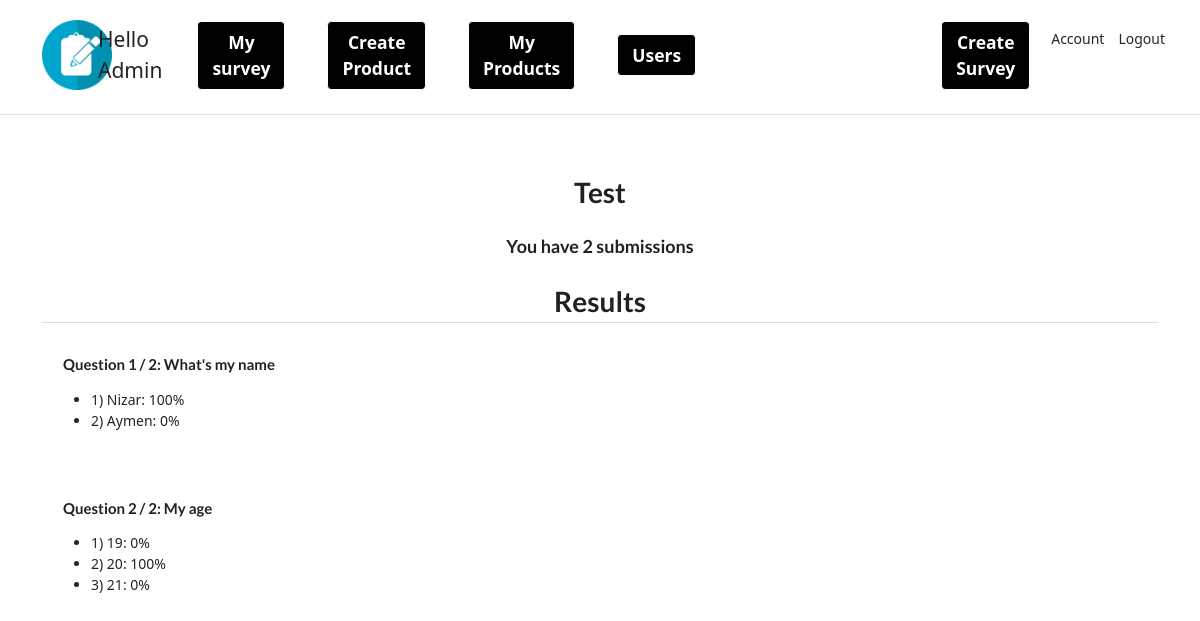
/surveys/1/ (signed in), run on an earlier commit of the app's database.
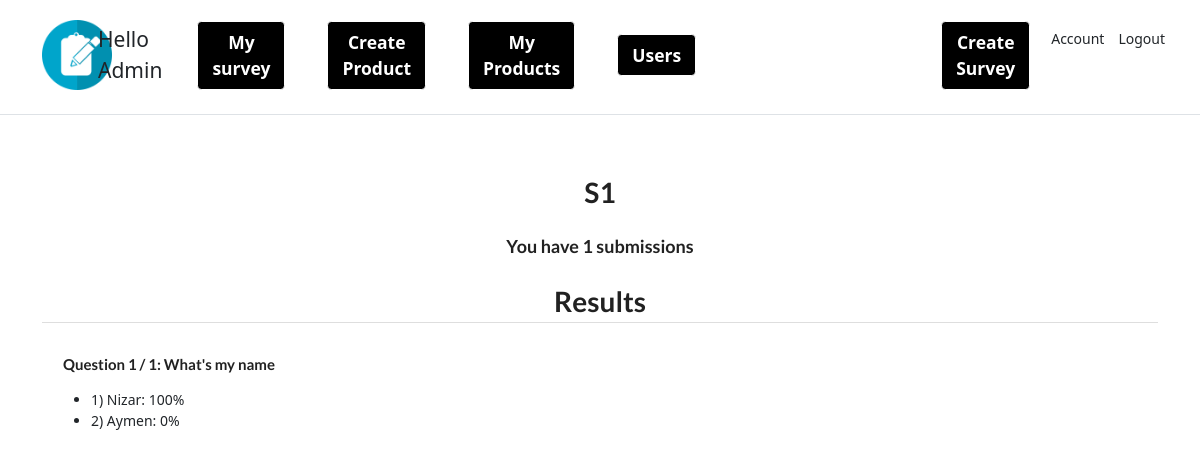
And on a later commit of the database.
### survey/models.py (models this page shows)
class Survey(models.Model):
    title = models.CharField(max_length=64)
    is_active = models.BooleanField(default=False)
    creator = models.ForeignKey(Account, on_delete=models.CASCADE)
    created_at = models.DateTimeField(default=timezone.now)
    points = models.IntegerField(default=0)

class Question(models.Model):
    survey = models.ForeignKey(Survey, on_delete=models.CASCADE)
    prompt = models.CharField(max_length=128)

class Option(models.Model):
    question = models.ForeignKey(Question, on_delete=models.CASCADE)
    text = models.CharField(max_length=128)

### survey/views.py (the view)
# urls.py: path("surveys/<int:pk>/", detail, name="detail"),
@login_required
def detail(request, pk):
    if request.user.is_admin:
        try:
            survey = Survey.objects.prefetch_related("question_set__option_set").get(
                pk=pk, creator=request.user, is_active=True
            )
        except Survey.DoesNotExist:
            raise Http404()
        questions = survey.question_set.all()
        for question in questions:
            option_pks = question.option_set.values_list("pk", flat=True)
            total_answers = Answer.objects.filter(
                option_id__in=option_pks).count()
            for option in question.option_set.all():
                num_answers = Answer.objects.filter(option=option).count()
                option.percent = 100.0 * num_answers / total_answers if total_answers else 0
        host = request.get_host()
        public_path = reverse("start", args=[pk])
        public_url = f"{request.scheme}://{host}{public_path}"
        num_submissions = survey.submission_set.filter(
            is_complete=True).count()
        return render(
            request,
            "survey/detail.html",
            {
                "survey": survey,
                "public_url": public_url,
                "questions": questions,
                "num_submissions": num_submissions,
            },
        )
    else:
        return redirect("list")

### survey/templates/survey/detail.html (shortened to what this page needs)
{% extends "base.html" %}
{% block content %}
<div class="ui center aligned basic very padded segment">
    <h1 class="ui header">{{ survey.title }}</h1>
    <h3 class="ui header">You have {{ num_submissions }} submissions</h3>
    <h1 class="ui header dividing">Results</h1>
    {% for question in questions %}
    <div class="ui basic padded segment left aligned">
        <h4 class="ui header">
            Question {{ forloop.counter }} / {{ questions|length }}: {{ question.prompt }}
        </h4>
        <ul>
            {% for option in question.option_set.all %}
            <li>
                {{ forloop.counter }}) {{option.text}}: {{ option.percent|floatformat }}%
            </li>
            {% endfor %}
        </ul>
    </div>
    {% endfor %}
</div>
{% endblock %}

### templates/base.html (shortened to what this page needs)
<!DOCTYPE html>
<html lang="en">
  <head>
    <link rel="stylesheet" type="text/css"
    href="https://cdnjs.cloudflare.com/ajax/libs/semantic-ui/2.4.1/semantic.min.css">
    <link rel="stylesheet" href="https://stackpath.bootstrapcdn.com/bootstrap/4.4.1/css/bootstrap.min.css">
    {% include 'snippets/header.html' %}
  </head>
  <body>
    <div class="main">{% block content %}
      {% endblock content %}</div>
  </body>
</html>

### templates/snippets/header.html (shortened to what this page needs)
{% load static %}
<link
  href="https://cdn.jsdelivr.net/npm/bootstrap@5.1.3/dist/css/bootstrap.min.css"
  rel="stylesheet"
/>
<div
  class="d-flex flex-column flex-md-row align-items-center pb-1 mb-4 border-bottom"
>
{% if request.user.is_authenticated %}
{% if request.user.is_admin %}
<a href="{% url 'dashboard' %}"> <img class="img-fluid d-block mx-5 " src="{% static 'logo.png' %}" width="70" height="70"> </a>
<span class="fs-4 p-3">Hello Admin </span>
<a href="{% url 'surveys' %}" class="btn btn-lg btn-secondary fw-bold border-white bg-black mx-4 ">My survey</a>
<a href="{% url 'create_product' %}" class="btn btn-lg btn-secondary fw-bold border-white bg-black mx-4 ">Create Product</a>
<a href="{% url 'produit_list_admin' %}" class="btn btn-lg btn-secondary fw-bold border-white bg-black mx-4 ">My Products</a>
<a href="{% url 'user_list' %}" class="btn btn-lg btn-secondary fw-bold border-white bg-black mx-4 ">Users</a>
{% endif %}
{% else %}
<a href="{% url 'home' %}"> <img class="img-fluid d-block mx-5 " src="{% static 'logo.png' %}" width="70" height="70"> </a>
{% endif %}
  <nav class="d-inline-flex mt-2 mt-md-0 ms-md-auto p-4">
    {% if request.user.is_authenticated %}
    {% if request.user.is_admin %}
    <a href="{% url 'create' %}" class="btn btn-lg btn-secondary fw-bold border-white bg-black mx-4 ">Create Survey</a>
    <a
      class="me-3 py-2 text-dark text-decoration-none"
      href="{% url 'account' %}"
      >Account</a
    >
    <a
      class="me-3 py-2 text-dark text-decoration-none"
      href="{% url 'logout' %}"
      >Logout</a
    >
  {% endif %}
  {% endif %}
</div>

What changed in the data, as far as the page shows it:
removed Question: questions "2", prompt "My age"
removed Option: text "19", percent "0", shown under "2"
removed Option: text "20", percent "100", shown under "2"
removed Option: text "21", percent "0", shown under "2"
changed Survey: title "Test" → "S1"
computed for Question "What's my name": questions "2" → "1"
Also different on the page:
{{ num_submissions }}: "2" → "1"
